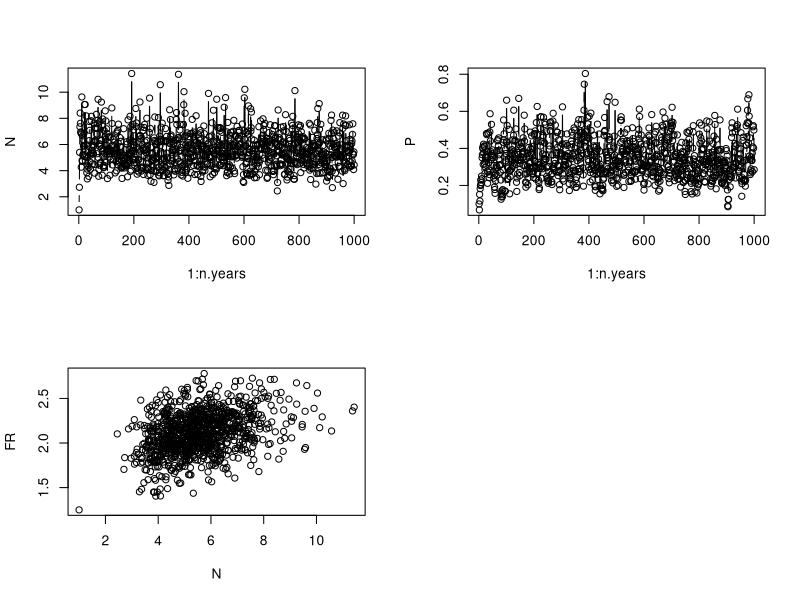
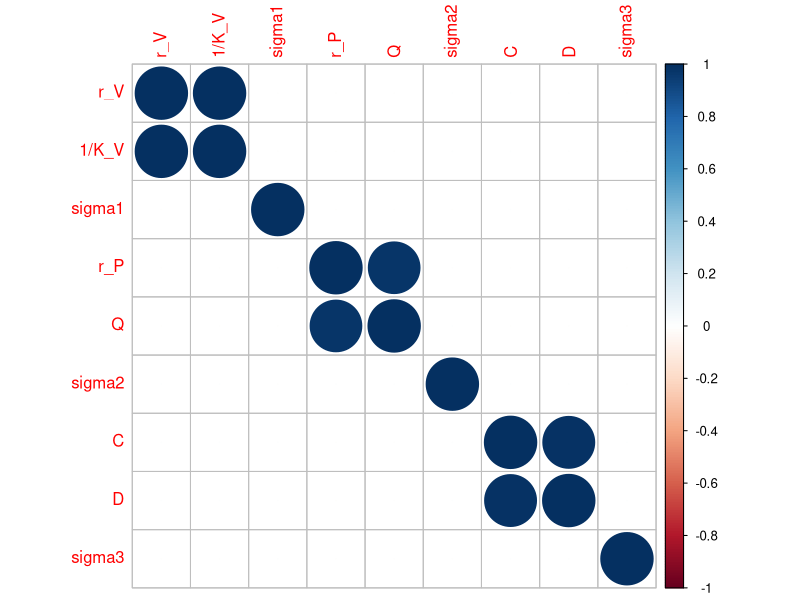
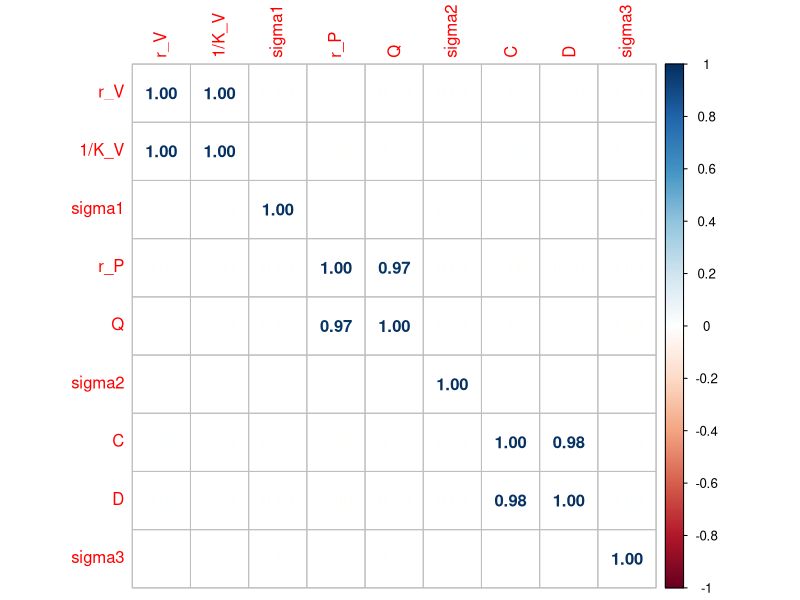

Write the R code that produced these figures, in order. (Note: a time limit stopped this script after it produced the figures.)
#### 15/03/2018 -- FBarraquand and OGimenez
#### Computation of the Hessian for the discrete-time Leslie-May model
### FB 16/01/2019 -- edited so that functional response timing match math model (no delays)


### --- Questions ------------------------------------------------------------------#### 
### Better to do this numerically or symbolically? (e.g. later in MAPLE?) 
### If numerically, how far into parameter space, i.e. what precision for the grid? 
### --------------------------------------------------------------------------------####

rm(list=ls())
graphics.off()

##################### Helper function #####################################################
### By OG 
logprot <- function(v){
eps <- 2.2204e-016
u <- log(eps) * (1+vector(length=length(v)))
index <- (v>eps)
u[index] <- log(v[index])
u
}

##################### Simulation used #####################################################

### Model used (use stored simulated data later on, just tryouts for now)
n.years<-1000  	# Long time series to look at structural identifiability
N1<-1			# Initial pop size
P1<-0.1
K<-1			# threshold dd 
beta<-1			# density-dependence exponent
rmax_V<-2			# Max AVERAGE growth rate (thus not a true max...)
rmax_P<-0.5
sigma2.proc<-0.05		# worked well with 0.005
# Process sigma on the log-scale, use the Peretti et al. value. 0.005


### FR and predator parameters
C<-2.5
D<-1
Q<-10

### Simulation of data
#set.seed(42) 
set.seed(41)
#set.seed(40)

y<-N<-P<-FR<-numeric(n.years)
N[1]<-N1
P[1]<-P1
FR[1]<-C*N[1]/(D+N[1])

rV<-rnorm(n.years-1,rmax_V,sqrt(sigma2.proc))
rP<-rnorm(n.years-1,rmax_P,sqrt(sigma2.proc))
FRnoise<-rnorm(n.years,0,sqrt(sigma2.proc))

for (t in 1:(n.years-1)){

  N[t+1]<-N[t]*(exp(rV[t])/(1+(N[t]/K)^beta))*exp(-FR[t]*P[t]/N[t])
  P[t+1]<-P[t]*exp(rP[t])/(1+P[t]*Q/N[t])
  FR[t+1]<-(C*N[t+1]/(D+N[t+1])) + FRnoise[t+1] #updated after so that timing matches
}
## Plotting time series of abundances and FR
par(mfrow=c(2,2))
plot(1:n.years,N,type="b")
plot(1:n.years,P,type="b")
#curve(dbeta(x,a,b),from=0, to=1)
plot(N,FR)

### Produce dataset to fit
data = cbind(log(N),log(P),FR) 

##################### Define likelihood and RSS for both models with and without noisy FRs ######################################

################# Define the likelihood ########################################
logLik=function(theta,y){
#### y is the data with n rows and 3 columns // log-abundance data + FR data

#### Parameters
# theta1 = r 
# theta2 = gamma
# theta3 = sigma1
# theta4 = s
# theta5 = q 
# theta6 = sigma2
# theta7 = C
# theta8 = D
# theta9 = sigma3

n=nrow(y)
ll = 0.0 ### Or p_1(a_1|x_1) p(x_1)
for (t in 2:n){
N_t = exp(y[t-1,1])
P_t = exp(y[t-1,2]) 
N_tplus1 = exp(y[t,1]) #useful for the functional response

######## Error that was previously there!! N_t/P_t instead P_t/N_t ###
### mu1 = y[t-1,1] + theta[1] - log(1+theta[2]*N_t) - y[t-1,3]*N_t/P_t
######################################################################
mu1 = y[t-1,1] + theta[1] - logprot(1+theta[2]*N_t) - y[t-1,3]*P_t/N_t #this is correct timing
mu2 = y[t-1,2] + theta[4] - logprot((1+theta[5]*P_t/N_t))
mu3 = (theta[7]*N_tplus1)/(theta[8] + N_tplus1) #easier to update all variables simultaneously, minimizes errors
#ll= ll + log(dnorm(y[t,1], mu1, theta[3])) +  log(dnorm(y[t,2], mu2, theta[6])) + log(dnorm(y[t,3], mean = mu3, sd = theta[9]))
# we have log(0) problem
d1=dnorm(y[t,1], mu1, theta[3],log=T) ## directly asking for the log avoids problems
d2=dnorm(y[t,2], mu2, theta[6],log=T)
d3=dnorm(y[t,3], mu3, theta[9],log=T)
ll=ll+d1+d2+d3
}
return(-ll)
}


############### Working directly with the sum of squares ######################
RSS=function(theta,y){
  #### y is the data with n rows and 3 columns // log-abundance data + FR data
  
  #### Parameters
  # theta1 = r 
  # theta2 = gamma
  # theta3 = s
  # theta4 = q 
  # theta5 = C
  # theta6 = D
  # not the same theta
  
  n=nrow(y)
  rss = 0.0 ### Or p_1(a_1|x_1) p(x_1)
  for (t in 2:n){
    N_t = exp(y[t-1,1])
    P_t = exp(y[t-1,2]) 
    N_tplus1 = exp(y[t,1]) #useful for the functional response
    ############## Correction of error ###########################################
    ## mu1 = y[t-1,1] + theta[1] - log(1+theta[2]*N_t) - y[t-1,3]*N_t/P_t # error
    mu1 = y[t-1,1] + theta[1] - logprot(1+theta[2]*N_t) - y[t-1,3]*P_t/N_t # corrected
    mu2 = y[t-1,2] + theta[3] - logprot((1+theta[4]*P_t/N_t))
    mu3 = (theta[5]*N_tplus1)/(theta[6] + N_tplus1)
    rss=rss+(y[t,1] - mu1)^2+(y[t,2]-mu2)^2+(y[t,3]-mu3)^2
  }
  return(rss)
}

############################### LL ##################################################

################# Define the likelihood ########################################

logLik_FRwoutNoise=function(theta,y){
#### y is the data with n rows and 3 columns // log-abundance data + FR data

#### Parameters
# theta1 = r 
# theta2 = gamma
# theta3 = sigma1
# theta4 = s
# theta5 = q 
# theta6 = sigma2
# theta7 = C
# theta8 = D
# theta9 = sigma3

n=nrow(y)
ll = 0.0 ### Or p_1(a_1|x_1) p(x_1)
for (t in 2:n){
N_t = exp(y[t-1,1])
P_t = exp(y[t-1,2]) 

######## Error that was previously there!! N_t/P_t instead P_t/N_t ###
### mu1 = y[t-1,1] + theta[1] - log(1+theta[2]*N_t) - y[t-1,3]*N_t/P_t
######################################################################
mu1 = y[t-1,1] + theta[1] - logprot(1+theta[2]*N_t) - (theta[7]*P_t)/(theta[8] + N_t)
mu2 = y[t-1,2] + theta[4] - logprot((1+theta[5]*P_t/N_t))
#ll= ll + log(dnorm(y[t,1], mu1, theta[3])) +  log(dnorm(y[t,2], mu2, theta[6])) + log(dnorm(y[t,3], mean = mu3, sd = theta[9]))
# we have log(0) problem
d1=dnorm(y[t,1], mu1, theta[3],log=T) ## directly asking for the log avoids problems
d2=dnorm(y[t,2], mu2, theta[6],log=T)
#d3=dnorm(y[t,3], mu3, theta[9],log=T)
ll=ll+d1+d2#+d3
}
return(-ll)
}


############### Working directly with the sum of squares ######################
RSS_FRwoutNoise=function(theta,y){
  #### y is the data with n rows and 3 columns // log-abundance data + FR data
  
  #### Parameters
  # theta1 = r 
  # theta2 = gamma
  # theta3 = s
  # theta4 = q 
  # theta5 = C
  # theta6 = D
  # not the same theta
  
  n=nrow(y)
  rss = 0.0 ### Or p_1(a_1|x_1) p(x_1)
  for (t in 2:n){
    N_t = exp(y[t-1,1])
    P_t = exp(y[t-1,2]) 
    ############## Correction of error ###########################################
    ## mu1 = y[t-1,1] + theta[1] - log(1+theta[2]*N_t) - y[t-1,3]*N_t/P_t # error
    mu1 = y[t-1,1] + theta[1] - logprot(1+theta[2]*N_t) -  (theta[5]*P_t)/(theta[6] + N_t) # corrected
    mu2 = y[t-1,2] + theta[3] - logprot((1+theta[4]*P_t/N_t))
    rss=rss+(y[t,1] - mu1)^2+(y[t,2]-mu2)^2#+(y[t,3]-mu3)^2
  }
  return(rss)
}

################################ Computation of MLE ##########################################################
################################ + computation of the Hessian at the MLE #####################################

######### Estimation starting at the MLE ###########
theta_true  = c(rmax_V,1/K,sqrt(0.05),rmax_P,Q,sqrt(0.05),C,D,sqrt(0.05))
p_opt<-optim(theta_true, logLik, y=data,method="BFGS",hessian=T)
p_opt$par
theta_true

######### Estimation starting away from MLE ########
theta_init = theta_true + rnorm(9,0,sd=0.05)
#p_opt<-optim(theta_init, logLik, y=data,method="BFGS",hessian=T,control=list(fnscale=-1)) ## we consider -LL, no need
p_opt<-optim(theta_init, logLik, y=data,method="BFGS",hessian=T)
p_opt$par
theta_true
### Ask optim for the Hessian
hessian=p_opt$hessian
print(hessian, dig = 9) ## or use scipen
options(scipen = 999)
print(hessian, dig = 9)
#revert back
options(scipen = 0)

eigen(hessian) ## clearly no zeroes there? 
# $values
# [1] 41478.246663 40362.227921 37312.035094 33666.368176 18680.108567 16862.134670    75.108129    12.326374     1.498224

lambda1 = max(eigen(hessian)$values)
9*lambda1*10^(-9) #way below lowest eigenvalue

# should be reproduced for several simulations later on. 

# Looking at the correlations in the matrix 

Sigma =solve(hessian) #variance-covariance matrix
Rho = cov2cor(Sigma) #correlation matrix
library(corrplot)
par(mfrow=c(1,1))
rownames(Rho) = c("r_V","1/K_V","sigma1","r_P","Q","sigma2","C","D","sigma3")
colnames(Rho) = c("r_V","1/K_V","sigma1","r_P","Q","sigma2","C","D","sigma3")
corrplot(Rho, method="circle")
corrplot(Rho, method = "number")
# There are significant correlations between pairs of parameters (same as in the Bayesian analysis)

######## Estimation based on RSS ##################

### New restricted theta
theta_true  = c(rmax_V,1/K,rmax_P,Q,C,D)
p_opt<-optim(theta_true, RSS,y=data,hessian=T)
p_opt$par
theta_true
p_opt$hessian
eigen(p_opt$hessian) ### clearly interesting and non zero
# $values
# [1] 3346.9992650 2000.8586776 1625.3684593    7.2470990    1.0993765    0.1614776
# 
# $vectors
# [,1]          [,2]          [,3]          [,4]          [,5]          [,6]
# [1,]  7.725414e-01 -1.637563e-13  1.812814e-12  1.123897e-10 -6.349644e-01 -3.712557e-09
# [2,] -6.349644e-01  2.852194e-16  1.203261e-12  1.383346e-10 -7.725414e-01 -4.519073e-09
# [3,]  7.567933e-14  9.992853e-01  7.809808e-12 -4.175188e-12 -2.211775e-10  3.780001e-02
# [4,] -1.350909e-12 -3.780001e-02 -5.240919e-12 -9.279350e-11 -5.844329e-09  9.992853e-01
# [5,]  9.624491e-13  7.691070e-12 -9.307156e-01  3.657437e-01  6.325099e-11  2.937278e-11
# [6,]  7.090222e-13 -2.308098e-12  3.657437e-01  9.307156e-01  1.666449e-10  8.825674e-11

# Let's try from somewhere slightly different
theta_init = theta_true + rnorm(6,0,sd=0.05)
p_opt<-optim(theta_init, RSS, y=data,hessian=T)
p_opt$par
theta_true
# > p_opt$par
# [1]  2.0612266  1.0739755  0.5063395 10.2958375  2.5142004  1.0192181
# > theta_true
# [1]  2.0  1.0  0.5 10.0  2.5  1.0
p_opt$hessian
eigen(p_opt$hessian) ### clearly interesting and non zero

# $values
# [1] 3251.8365314 2000.8568137 1625.2728372    7.2446891    1.0199015    0.1613022
# 
# $vectors
# [,1]          [,2]          [,3]          [,4]          [,5]         [,6]
# [1,]  7.837736e-01  2.290378e-12 -4.314895e-12 -6.754080e-10 -6.210466e-01 3.531534e-09
# [2,] -6.210466e-01  8.070546e-14 -1.016375e-12 -8.497219e-10 -7.837736e-01 4.456541e-09
# [3,] -1.751452e-12  9.992858e-01 -1.142597e-11 -1.450107e-11  2.163518e-10 3.778770e-02
# [4,] -1.372204e-13 -3.778770e-02  4.608813e-12 -3.555505e-10  5.682050e-09 9.992858e-01
# [5,] -1.956737e-12 -1.040251e-11 -9.307361e-01  3.656915e-01 -3.937041e-10 1.340139e-10
# [6,]  2.541700e-12  5.221157e-12  3.656915e-01  9.307361e-01 -1.011538e-09 3.296710e-10


###################################################################################################
################### Now for the model where the FR is specified without the noise #################
###################################################################################################
# Revert back to full theta_true with 9 elements
# Nope!! There are only 8 elements here, no sigma3!!

theta_true  = c(rmax_V,1/K,sqrt(0.05),rmax_P,Q,sqrt(0.05),C,D)
p_opt1<-optim(theta_true, logLik_FRwoutNoise, method="BFGS",y=data,hessian=T)
p_opt1$par
### BFGS 
# [1]  1.5515275  0.5574554  0.2226381  0.5064311 10.3011363  0.2314222 43.7378222 92.4917840
p_opt2<-optim(theta_true, logLik_FRwoutNoise,y=data,hessian=T)
p_opt2$par
### Nelder-Mead
# [1]  1.9890439  0.9734439  0.2223960  0.5013721 10.1733093  0.2319168  3.4129376  2.5978860
theta_true
# [1]  2.0000000  1.0000000  0.2236068  0.5000000 10.0000000  0.2236068  2.5000000  1.0000000

### Nelder-Mead is suprisingly better here

eigen(p_opt1$hessian) ## BFGS
# $values
# [1] 5.656082e+04 4.031409e+04 3.731116e+04 1.867995e+04 4.961284e+01 1.501037e+00 2.920489e-02 2.392860e-05
lambda1 = max(eigen(p_opt1$hessian)$values)
9*lambda1*10^(-9) #0.0005090474 #so the last eigenvalue is zero

eigen(p_opt2$hessian) ## Nelder-Mead
# $values
# $values
# [1]  4.073766e+04  3.691639e+04  3.521076e+04  1.860057e+04  1.470314e+01  3.518293e+00  1.532745e+00 -9.594615e-03
lambda1 = max(eigen(p_opt2$hessian)$values)
9*lambda1*10^(-9) ## 0.000366639 = 3e-4 so the last eigenvalue is not zero. 

######### Estimation starting away from MLE rather than exactly at MLE ########
######### Useful to investigate if/why Nelder-Mead does so good a job  ########

theta_init = theta_true + rnorm(8,0,sd=0.05) ## a little further away?
theta_init
theta_init = theta_true*(1+rnorm(8,0,sd=0.1)) ## not practical
### Crafting a new theta-init with reasonable a priori errors
theta_init = c(3,0.5,0.75,1,5,0.75,4,5)

p_opt1<-optim(theta_init, logLik_FRwoutNoise,method="BFGS", y=data,hessian=T)
p_opt1$par
theta_true
theta_init
# [1]  1.5718984  0.5730893  0.2226600  0.5067040 10.3083510  0.2314212 26.0655759 53.0488133
# > theta_true
# [1]  2.0000000  1.0000000  0.2236068  0.5000000 10.0000000  0.2236068  2.5000000  1.0000000
# > theta_init
# [1] 3.00 0.50 0.75 1.00 5.00 0.75 4.00 5.00

eigen(p_opt1$hessian) ### BFGS
# $values
# [1] 5.505953e+04 4.030562e+04 3.731199e+04 1.868010e+04 4.707488e+01 1.498589e+00 8.201987e-02 1.141953e-04
lambda1 = max(eigen(p_opt1$hessian)$values)
9*lambda1*10^(-9) ### 0.0005090474 -- close to zero. 
diag(solve(p_opt1$hessian)) ## positive values though
### Looks like BFGS performs worse than Nelder-Mead without the FR data (see below)

p_opt2<-optim(theta_init, logLik_FRwoutNoise, y=data,hessian=T)
p_opt2$par
eigen(p_opt2$hessian) ### Nelder-Mead
# $values
# [1] 42784.648389 39426.476918 30604.638451 18749.117486    46.054877     3.689130     2.639528    -0.111515
### Less good than wwhen starting at the maximum but still fairly reasonable

## Beware that we use -LL, so Hessian = observed FIM (Fisher Information Matrix)
## Should we loop over datasets to obtain the true, expected FIM?

######## Estimation from RSS ################
theta_true  = c(rmax_V,1/K,rmax_P,Q,C,D)
p_opt<-optim(theta_init,RSS_FRwoutNoise, y=data,hessian=T)
p_opt$par
theta_true
theta_init
# p_opt$par
# [1]   4.0791051   8.5632770   0.4753874   9.4701785   7.2905113   6.1694545 -12.9474382   2.6903906
# > theta_true
# [1]  2.0  1.0  0.5 10.0  2.5  1.0
# > theta_init
# [1] 3.00 0.50 0.75 1.00 5.00 0.75 4.00 5.00
### This is actually not very good. 

p_opt$hessian
eigen(p_opt$hessian) ### clearly interesting and non zero? (inluding the last one?)
# $values
# [1] 2026.57979293 2001.05550390    0.28303556    0.19744008    0.04618698    0.00000000    0.00000000   -0.01026505
## Negative eigenvalue but this may in fact be zero? Pb here. 

p_opt<-optim(theta_init, RSS, y=data,method="BFGS",hessian=T)
p_opt$par
theta_true
theta_init
# [1]  2.0298227  1.0349085  0.5066157 10.3060164  2.5146345  1.0202954  4.0000000  5.0000000
# > theta_true
# [1]  2.0  1.0  0.5 10.0  2.5  1.0
# > theta_init
# [1] 3.00 0.50 0.75 1.00 5.00 0.75 4.00 5.00
### This time it works better with BFGS it seems. Or does it? 
eigen(p_opt$hessian)
# $values
# [1] 3333.4379120 2000.8544900 1624.7208034    7.2369413    1.2214526    0.1606015    0.0000000    0.0000000
# 
# $vectors
# [,1]          [,2]          [,3]          [,4]          [,5]          [,6] [,7] [,8]
# [1,]  7.741023e-01  5.202697e-12 -1.676635e-12 -3.333724e-10 -6.330605e-01 -1.268594e-09    0    0
# [2,] -6.330605e-01 -2.100985e-12 -1.974447e-12 -4.104674e-10 -7.741023e-01 -1.549797e-09    0    0
# [3,]  5.387892e-12 -9.992864e-01  5.897838e-12  9.367340e-12 -7.731644e-11  3.777234e-02    0    0
# [4,]  7.036003e-13  3.777234e-02  2.565462e-12  3.079372e-10 -2.001306e-09  9.992864e-01    0    0
# [5,] -6.978705e-13 -6.225881e-12 -9.307386e-01  3.656853e-01 -1.909597e-10 -1.100637e-10    0    0
# [6,] -1.645111e-12  6.383782e-15  3.656853e-01  9.307386e-01 -4.931110e-10 -2.877529e-10    0    0
# [7,]  0.000000e+00  0.000000e+00  0.000000e+00  0.000000e+00  0.000000e+00  0.000000e+00    0    1
# [8,]  0.000000e+00  0.000000e+00  0.000000e+00  0.000000e+00  0.000000e+00  0.000000e+00    1    0

#################### Computation of Hessian at the true parameter values ######################

### There's of course the question of whether it is better to compute the Hessian 
### (aka observed Fisher Information Matrix, computed at the MLE)
### or the Hessian for the true parameter values? 

### If the time series is very long and the process ergodic *or* if we average over simulations, 
### we end up computing the expected Hessian = true FIM , for the true parameter values. 

### In Gimenez et al. Animal Biodiversity and Conservation 27.1 (2004) they the observed FIM. 
### But for a theoretical work, what should we use? 

### Use another algorithm to compute the Hessian exactly at the true value -- without optim() then
library("numDeriv")

theta_true  = c(rmax_V,1/K,sqrt(0.05),rmax_P,Q,sqrt(0.05),C,D,sqrt(0.05))
LL = function(theta){
  return(logLik(theta,data))
}
LL(theta_true)
# -223.51
hessian_thetaTrue=hessian(LL,theta_true)
eigen(hessian_thetaTrue)
# $values
# [1] 44294.175692 39378.566113 37850.532888 34120.067394 19976.032031 16291.064713    73.163052     6.801572     1.877072
## SD error
sqrt(diag(solve(hessian_thetaTrue)))
#[1] [1] 0.246939072 0.293385800 0.005040127 0.028788660 0.729359915 0.004756012 0.043196118 0.108919768 0.005146236

### Removing last parameter for test with LL_FRwoutNoise
theta_true  = c(rmax_V,1/K,sqrt(0.05),rmax_P,Q,sqrt(0.05),C,D)

LL_FRwoutNoise = function(theta){
  return(logLik_FRwoutNoise(theta,data))
}

hessian_thetaTrue_FRwoutNoise=hessian(LL_FRwoutNoise,theta_true)
eigen(hessian_thetaTrue_FRwoutNoise)
# $values
# [1]  4.429418e+04  3.969325e+04  3.419572e+04  1.997603e+04  1.825568e+01  3.140147e+00  1.877072e+00 -7.990887e-02
### Still a question of whether the last one is positive or not... 

### Using Viallefond et al.'s criteria
lambda1 = max(eigen(hessian_thetaTrue_FRwoutNoise)$values)
q = 8
eps = 10^(-9)
eigen(hessian_thetaTrue_FRwoutNoise)$values>q*lambda1*eps
# FALSE here

eigen_FRwoutNoise=eigen(hessian_thetaTrue_FRwoutNoise)
#eigenvector associated with near-zero eigenvalue
eigen_FRwoutNoise$vectors[,8]
# [1] -1.666351e-01 -1.963420e-01 -5.513071e-05 -1.499877e-13 -3.446900e-12 -2.555706e-14  3.464293e-01  9.020362e-01
#largest link between C and D. After that, between r and K. 

################# Redo the same analysis with sum of squares #################

theta_true  = c(rmax_V,1/K,rmax_P,Q,C,D)
RSS_bis = function(theta){
  return(RSS(theta,data))
}
RSS_bis(theta_true)
hessian_RSS_thetaTrue=hessian(RSS_bis,theta_true)
eigen(hessian_RSS_thetaTrue)
# $values
# [1] 3412.7730513 2000.9256614 1632.9214503    7.3169044    0.6802283    0.1877551

# Now for the model with FR without noise
RSS_bis_FRwoutNoise = function(theta){
  return(RSS_FRwoutNoise(theta,data))
}
RSS_bis_FRwoutNoise(theta_true)
hessian_RSS_thetaTrue_FRwoutNoise=hessian(RSS_bis_FRwoutNoise,theta_true)
eigen(hessian_RSS_thetaTrue_FRwoutNoise)
# $values
# [1]  3.419920e+03  2.000926e+03  1.825577e+00  3.140665e-01  1.877551e-01 -7.978823e-03
# 
# $vectors
# [,1]          [,2]          [,3]          [,4]          [,5]          [,6]
# [1,]  7.642811e-01 -8.053068e-14 -3.777157e-01  4.954033e-01  4.710235e-11  1.666759e-01
# [2,] -6.432938e-01 -4.846036e-14 -5.024479e-01  5.432783e-01  5.197209e-11  1.963870e-01
# [3,] -3.065831e-14 -9.992686e-01 -3.229404e-14  3.404351e-12 -3.823992e-02  2.723379e-13
# [4,]  9.353924e-16  3.823992e-02 -2.447700e-12  9.063696e-11 -9.992686e-01  7.462877e-12
# [5,] -4.183903e-02  2.311070e-15  6.490927e-01  6.759797e-01  5.713693e-11 -3.463806e-01
# [6,]  1.723317e-02 -1.167274e-14 -4.284339e-01 -4.975591e-02 -1.020057e-11 -9.020376e-01

q = 6
lambda1 = max(eigen(hessian_RSS_thetaTrue_FRwoutNoise)$values)
eigen(hessian_RSS_thetaTrue_FRwoutNoise)$values>q*lambda1*eps
## [1]  TRUE  TRUE  TRUE  TRUE  TRUE FALSE
## Compare to singular value decomposition just to check that it is similar
eigen(hessian_RSS_thetaTrue_FRwoutNoise)$values
svd(hessian_RSS_thetaTrue_FRwoutNoise)$d

### The last eigenvector suggests a linkage between the last two elements 
### Keep in mind that it is because these elements belong to the "null" space eigenvector that they indicate linkage. 
### These are C and D, which makes sense based on previous results. 

### Clearly that's a different value from the one that we get at MLE, though there are some similarities
### in the spectra of the Hessian matrix at theta_true vs theta_hat. 

### NB there are some models in the literature that may not be identifiable 
### I'm curious about this one for instance, since fitted on only one compartment
### Ives et al. (2008). High-amplitude fluctuations and alternative dynamical states of midges in Lake Myvatn. Nature, 452(7183), 84.
#####################################################################################################################################

########################### Profiles of the likelihood near theta_true ##################################

### See Likelihood_gaussianNoiseonFR.R file. 
